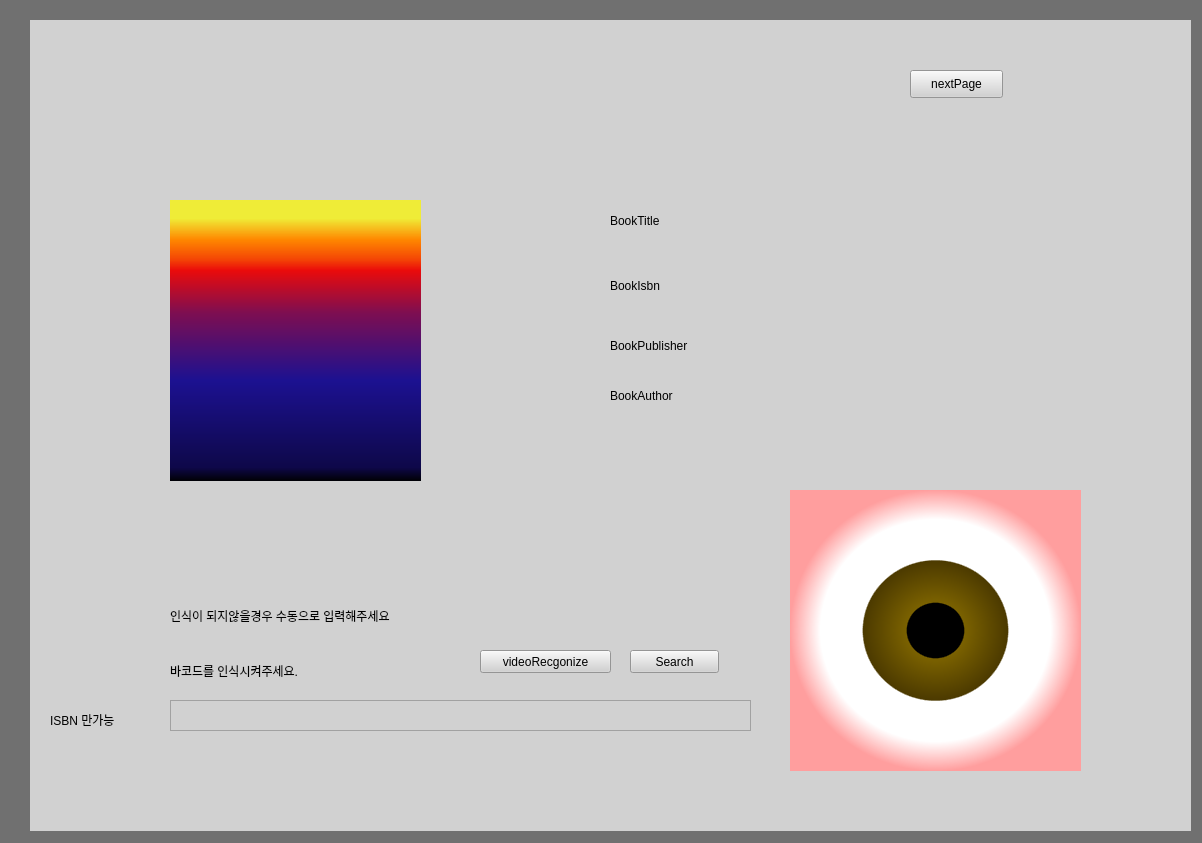
<?xml version="1.0" encoding="UTF-8"?>
<ui version="4.0">
 <class>Form</class>
 <widget class="QWidget" name="Form">
  <property name="geometry">
   <rect>
    <x>0</x>
    <y>0</y>
    <width>1202</width>
    <height>843</height>
   </rect>
  </property>
  <property name="windowTitle">
   <string>Form</string>
  </property>
  <property name="styleSheet">
   <string notr="true">background-color: rgb(112, 112, 112);</string>
  </property>
  <widget class="QStackedWidget" name="stackedWidget">
   <property name="geometry">
    <rect>
     <x>30</x>
     <y>20</y>
     <width>1161</width>
     <height>811</height>
    </rect>
   </property>
   <property name="styleSheet">
    <string notr="true">background-color: rgb(209, 209, 209);</string>
   </property>
   <property name="currentIndex">
    <number>0</number>
   </property>
   <widget class="QWidget" name="page">
    <widget class="QPlainTextEdit" name="IsbnManualInput">
     <property name="enabled">
      <bool>true</bool>
     </property>
     <property name="geometry">
      <rect>
       <x>140</x>
       <y>680</y>
       <width>581</width>
       <height>31</height>
      </rect>
     </property>
    </widget>
    <widget class="QLabel" name="label">
     <property name="geometry">
      <rect>
       <x>20</x>
       <y>690</y>
       <width>111</width>
       <height>20</height>
      </rect>
     </property>
     <property name="text">
      <string>ISBN 만가능</string>
     </property>
    </widget>
    <widget class="QLabel" name="bookPhotoLabel">
     <property name="geometry">
      <rect>
       <x>140</x>
       <y>180</y>
       <width>251</width>
       <height>281</height>
      </rect>
     </property>
     <property name="styleSheet">
      <string notr="true">background-color: qlineargradient(spread:pad, x1:0, y1:1, x2:0, y2:0, stop:0 rgba(0, 0, 0, 255), stop:0.05 rgba(14, 8, 73, 255), stop:0.36 rgba(28, 17, 145, 255), stop:0.6 rgba(126, 14, 81, 255), stop:0.75 rgba(234, 11, 11, 255), stop:0.79 rgba(244, 70, 5, 255), stop:0.86 rgba(255, 136, 0, 255), stop:0.935 rgba(239, 236, 55, 255));
</string>
     </property>
     <property name="text">
      <string/>
     </property>
     <property name="pixmap">
      <pixmap>:/bookIcon/bookIcon.png</pixmap>
     </property>
     <property name="scaledContents">
      <bool>true</bool>
     </property>
    </widget>
    <widget class="QLabel" name="BookTitleLabel">
     <property name="geometry">
      <rect>
       <x>580</x>
       <y>170</y>
       <width>391</width>
       <height>61</height>
      </rect>
     </property>
     <property name="text">
      <string>BookTitle</string>
     </property>
    </widget>
    <widget class="QLabel" name="BookIsbnLabel">
     <property name="geometry">
      <rect>
       <x>580</x>
       <y>250</y>
       <width>391</width>
       <height>31</height>
      </rect>
     </property>
     <property name="text">
      <string>BookIsbn</string>
     </property>
    </widget>
    <widget class="QLabel" name="BookPublisherLabel">
     <property name="geometry">
      <rect>
       <x>580</x>
       <y>310</y>
       <width>391</width>
       <height>31</height>
      </rect>
     </property>
     <property name="text">
      <string>BookPublisher</string>
     </property>
    </widget>
    <widget class="QLabel" name="BookAuthorLabel">
     <property name="geometry">
      <rect>
       <x>580</x>
       <y>360</y>
       <width>391</width>
       <height>31</height>
      </rect>
     </property>
     <property name="text">
      <string>BookAuthor</string>
     </property>
    </widget>
    <widget class="QLabel" name="notificationLabel">
     <property name="geometry">
      <rect>
       <x>140</x>
       <y>630</y>
       <width>291</width>
       <height>41</height>
      </rect>
     </property>
     <property name="text">
      <string>바코드를 인식시켜주세요. </string>
     </property>
    </widget>
    <widget class="QLabel" name="camLabel">
     <property name="geometry">
      <rect>
       <x>760</x>
       <y>470</y>
       <width>291</width>
       <height>281</height>
      </rect>
     </property>
     <property name="styleSheet">
      <string notr="true">background-color: qradialgradient(spread:pad, cx:0.5, cy:0.5, radius:0.5, fx:0.5, fy:0.5, stop:0 rgba(0, 0, 0, 255), stop:0.19397 rgba(0, 0, 0, 255), stop:0.202312 rgba(122, 97, 0, 255), stop:0.495514 rgba(76, 58, 0, 255), stop:0.504819 rgba(255, 255, 255, 255), stop:0.79 rgba(255, 255, 255, 255), stop:1 rgba(255, 158, 158, 255));</string>
     </property>
     <property name="text">
      <string/>
     </property>
     <property name="pixmap">
      <pixmap>:/scanClipart/scanClipart.jpg</pixmap>
     </property>
     <property name="scaledContents">
      <bool>true</bool>
     </property>
    </widget>
    <widget class="QPushButton" name="manualSearchBtn">
     <property name="geometry">
      <rect>
       <x>600</x>
       <y>630</y>
       <width>89</width>
       <height>23</height>
      </rect>
     </property>
     <property name="text">
      <string>Search</string>
     </property>
    </widget>
    <widget class="QPushButton" name="videoToTextBtn">
     <property name="geometry">
      <rect>
       <x>450</x>
       <y>630</y>
       <width>131</width>
       <height>23</height>
      </rect>
     </property>
     <property name="text">
      <string>videoRecgonize</string>
     </property>
    </widget>
    <widget class="QLabel" name="label_9">
     <property name="geometry">
      <rect>
       <x>140</x>
       <y>570</y>
       <width>441</width>
       <height>51</height>
      </rect>
     </property>
     <property name="text">
      <string>인식이 되지않을경우 수동으로 입력해주세요</string>
     </property>
    </widget>
    <widget class="QPushButton" name="nextPageBtn">
     <property name="geometry">
      <rect>
       <x>880</x>
       <y>50</y>
       <width>93</width>
       <height>28</height>
      </rect>
     </property>
     <property name="text">
      <string>nextPage</string>
     </property>
    </widget>
   </widget>
   <widget class="QWidget" name="page_2">
    <widget class="QTableWidget" name="userListTable">
     <property name="geometry">
      <rect>
       <x>150</x>
       <y>180</y>
       <width>701</width>
       <height>511</height>
      </rect>
     </property>
     <property name="inputMethodHints">
      <set>Qt::ImhNone</set>
     </property>
     <property name="verticalScrollBarPolicy">
      <enum>Qt::ScrollBarAlwaysOff</enum>
     </property>
     <property name="verticalScrollMode">
      <enum>QAbstractItemView::ScrollPerPixel</enum>
     </property>
     <attribute name="horizontalHeaderVisible">
      <bool>false</bool>
     </attribute>
     <attribute name="horizontalHeaderCascadingSectionResizes">
      <bool>false</bool>
     </attribute>
     <attribute name="horizontalHeaderHighlightSections">
      <bool>false</bool>
     </attribute>
     <attribute name="horizontalHeaderShowSortIndicator" stdset="0">
      <bool>false</bool>
     </attribute>
     <attribute name="horizontalHeaderStretchLastSection">
      <bool>true</bool>
     </attribute>
     <attribute name="verticalHeaderVisible">
      <bool>false</bool>
     </attribute>
     <attribute name="verticalHeaderCascadingSectionResizes">
      <bool>false</bool>
     </attribute>
     <attribute name="verticalHeaderHighlightSections">
      <bool>true</bool>
     </attribute>
     <attribute name="verticalHeaderShowSortIndicator" stdset="0">
      <bool>false</bool>
     </attribute>
     <attribute name="verticalHeaderStretchLastSection">
      <bool>false</bool>
     </attribute>
     <row>
      <property name="text">
       <string>1</string>
      </property>
     </row>
     <row>
      <property name="text">
       <string>새 열</string>
      </property>
     </row>
     <row>
      <property name="text">
       <string>3</string>
      </property>
     </row>
     <row>
      <property name="text">
       <string>4</string>
      </property>
     </row>
     <column>
      <property name="text">
       <string>no</string>
      </property>
     </column>
     <column>
      <property name="text">
       <string>name</string>
      </property>
     </column>
     <column>
      <property name="text">
       <string>age</string>
      </property>
     </column>
     <item row="0" column="0">
      <property name="text">
       <string>나는야</string>
      </property>
     </item>
     <item row="0" column="1">
      <property name="text">
       <string>나는야</string>
      </property>
     </item>
     <item row="0" column="2">
      <property name="text">
       <string>나는야</string>
      </property>
     </item>
     <item row="1" column="0">
      <property name="text">
       <string>너</string>
      </property>
     </item>
     <item row="1" column="1">
      <property name="text">
       <string>너</string>
      </property>
     </item>
     <item row="1" column="2">
      <property name="text">
       <string>너</string>
      </property>
     </item>
     <item row="2" column="0">
      <property name="text">
       <string>그</string>
      </property>
     </item>
     <item row="2" column="1">
      <property name="text">
       <string>그</string>
      </property>
     </item>
     <item row="2" column="2">
      <property name="text">
       <string>그</string>
      </property>
     </item>
     <item row="3" column="0">
      <property name="text">
       <string>녀</string>
      </property>
     </item>
     <item row="3" column="1">
      <property name="text">
       <string>녀</string>
      </property>
     </item>
     <item row="3" column="2">
      <property name="text">
       <string>녀</string>
      </property>
     </item>
    </widget>
    <widget class="QPushButton" name="previousPageBtn">
     <property name="geometry">
      <rect>
       <x>852</x>
       <y>70</y>
       <width>161</width>
       <height>28</height>
      </rect>
     </property>
     <property name="text">
      <string>PreviousPage</string>
     </property>
    </widget>
    <widget class="QLabel" name="userListTitle">
     <property name="geometry">
      <rect>
       <x>180</x>
       <y>60</y>
       <width>601</width>
       <height>111</height>
      </rect>
     </property>
     <property name="styleSheet">
      <string notr="true">font: 75 20pt &quot;Adobe Caslon Pro Bold&quot;;</string>
     </property>
     <property name="text">
      <string>ListOutput</string>
     </property>
    </widget>
    <widget class="QPushButton" name="userLIstRefresh">
     <property name="geometry">
      <rect>
       <x>520</x>
       <y>140</y>
       <width>105</width>
       <height>26</height>
      </rect>
     </property>
     <property name="text">
      <string>갱신</string>
     </property>
    </widget>
   </widget>
  </widget>
 </widget>
 <resources/>
 <connections/>
</ui>
